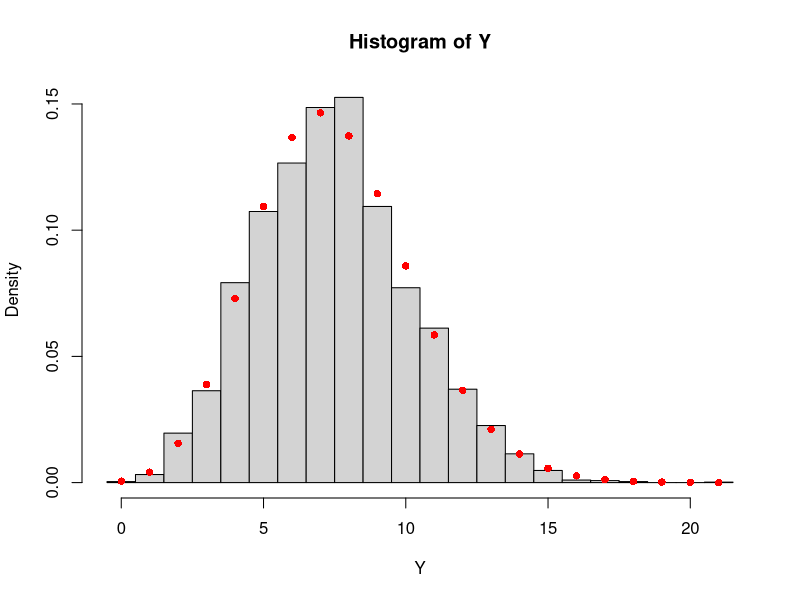
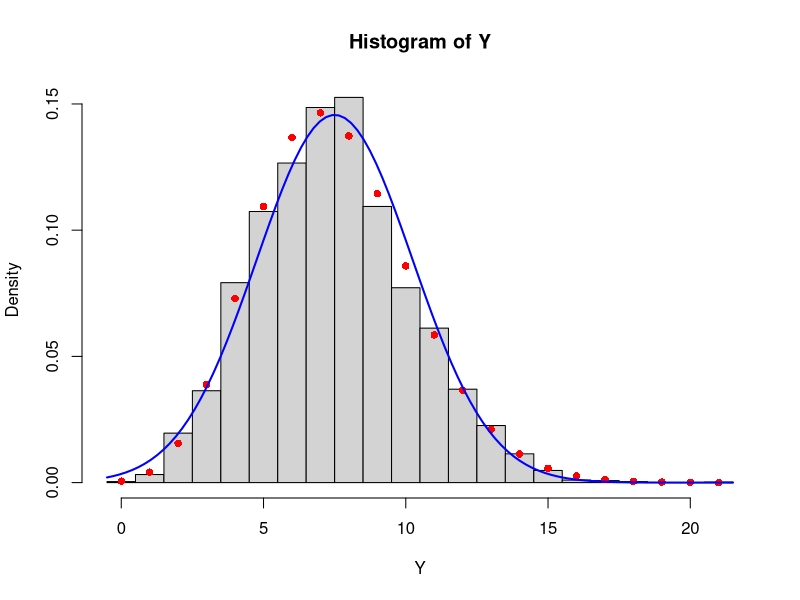
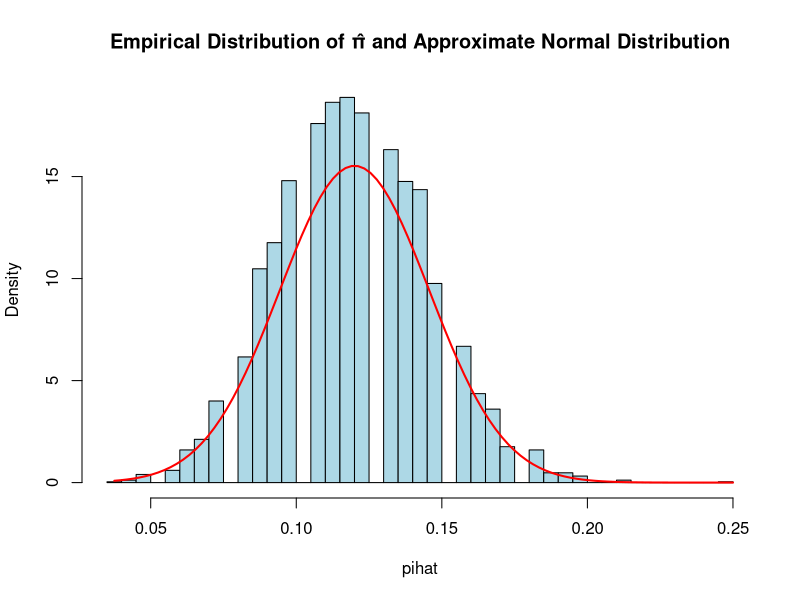

The R source for these figures, in order:
## ---- chunk 1
#Retain this code chunk!!!
library(knitr)
knitr::opts_chunk$set(echo = FALSE)
knitr::opts_chunk$set(message = FALSE)
## ---- chunk 2
#Q4
set.seed(5821)

n = 5000

Y = rpois(n, lambda = 7.5)

sample_mean <- mean(Y)
sample_variance = var(Y)

cat("sample Mean:", sample_mean, "\n")
cat("Sample Variance:", sample_variance, "\n")


## ---- chunk 3
#Q5
x = seq(0, max(Y))
hist(Y, freq = FALSE, breaks = seq(-0.5, max(Y)+0.5, 1))
#This choice of breaks is suggested to center each bar at an integer value since the Poisson distribution takes only integer values!
points(x, dpois(x, 7.5), col = "red", pch = 16)
## ---- chunk 4
#Q6
x = seq(0, max(Y))
hist(Y, freq = FALSE, breaks = seq(-0.5, max(Y)+0.5, 1))
#This choice of breaks is suggested to center each bar at an integer value since the Poisson distribution takes only integer values!
points(x, dpois(x, 7.5), col = "red", pch = 16)
#This choice of breaks is suggested to center each bar at an integer value since the Poisson distribution takes only integer values!
curve(dnorm(x, mean = 7.5, sd = sqrt(7.5)), col="blue", lwd=2, add = TRUE)
## ---- chunk 5

#Q7
n = 160
p = .12

E_Y <- n*p
Var_y <- n*p*(1-p)

cat("Expected Value:", E_Y, "\n")
cat("Expected Variance:", Var_y, "\n")


## ---- chunk 6
#Q8
n = 160
p = .12

E_pihat <- p
Var_pihat <- p*(1-p)/n

cat("Expected Value:", E_pihat, "\n")
cat("Expected Variance:", Var_pihat, "\n")


## ---- chunk 7
#Q9
set.seed(4966)

i = 5000


Y = rbinom(i, n,p)

sample_mean <- mean(Y)
sample_variance = var(Y)

pihat = Y/n

pihat_mean <- sample_mean / n
pihat_variance <- sample_variance/n**2

cat("sample Mean:", pihat_mean, "\n")
cat("Sample Variance:", pihat_variance, "\n")

## ---- chunk 8
#Q10

hist(pihat, freq = FALSE, breaks = 50, 
     main = "Empirical Distribution of π̂ and Approximate Normal Distribution",
     xlab = "pihat", col = "lightblue", border = "black")

x_vals <- seq(min(pihat), max(pihat), length = 100)
y_vals <- dnorm(x_vals, mean = E_pihat, sd = sqrt(Var_pihat))
lines(x_vals, y_vals, col = "red", lwd = 2)


## ---- chunk 9
#Q11
n <- 1574
y <- 803
pi <- .5

pihat <- y/n

cat("observed rate pihat:", pihat, "\n")

## ---- chunk 10
#Q12

## ---- chunk 11
#Q13

## ---- chunk 12
#Q14

